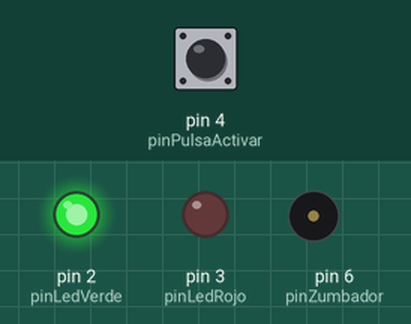
A sketch run on a simulated Arduino Uno, built with avr-gcc and run on an emulated ATmega328P. Shown: output pins drawn as LEDs (lit = HIGH), buzzer (waves = sounding, pin HIGH). Dashed ring = blinking. The inputs (shaded band) are chosen by the test bench; at power-on: pin 4 (pinPulsaActivar) HIGH.

Above: at 1.2 s.
1.3 s: pin 4 (pinPulsaActivar) pulled LOW for 0.15 s
At 2.8 s:
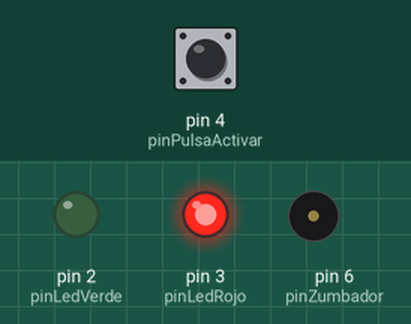
3.3 s: pin 4 (pinPulsaActivar) pulled LOW for 1 s
At 3.4 s:
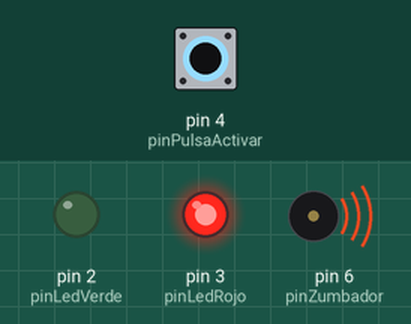
6.3 s: pin 4 (pinPulsaActivar) pulled LOW for 3.2 s
At 10.3 s:
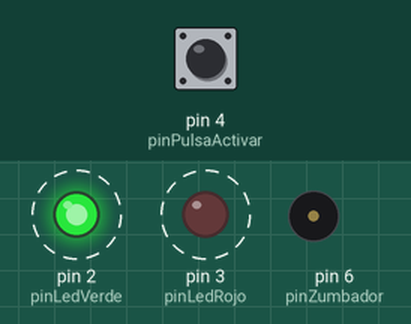
Timing chart, 0 to 11.8 s (numbered marks = the images above; inputs shaded):
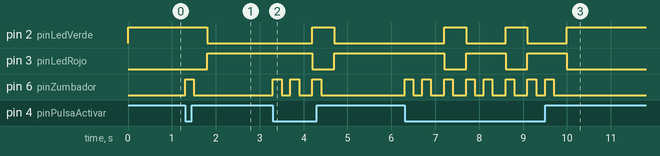

Measured:
- after the input at 1.3 s, pin 2 (pinLedVerde): HIGH → LOW after 0.50 s; pin 3 (pinLedRojo): LOW → HIGH after 0.50 s; pin 6 (pinZumbador): LOW → HIGH at once, → LOW 0.20 s later
- after the input at 3.3 s, pin 2 (pinLedVerde): LOW → HIGH after 0.90 s, → LOW 0.50 s later; pin 3 (pinLedRojo): HIGH → LOW after 0.90 s, → HIGH 0.50 s later; pin 6 (pinZumbador): goes HIGH 0.20 s, LOW 0.20 s, HIGH 0.20 s, LOW 0.30 s, HIGH 0.20 s, then LOW, starting at once
- after the input at 6.3 s, pin 2 (pinLedVerde): alternates HIGH for 0.50 s and LOW for 0.90 s, 5 changes in all, then stays HIGH, starting after 0.90 s; pin 3 (pinLedRojo): alternates HIGH for 0.90 s and LOW for 0.50 s, 5 changes in all, then stays LOW, starting after 0.90 s

The sketch:

Vesion_1.ino
```cpp
#define pinLedVerde 2
#define pinLedRojo 3
#define pinPulsaActivar 4
#define pinPulsaSensor 5
#define pinZumbador 6

int PulsaActivar = 0;
// 0-> Desac. 1-> Activada
int Estado = 0;

void setup() {
  pinMode(pinLedVerde, OUTPUT);
  pinMode(pinLedRojo, OUTPUT);
  pinMode(pinPulsaActivar, INPUT_PULLUP);
  pinMode(pinPulsaSensor, INPUT_PULLUP);
  pinMode(pinZumbador, OUTPUT);
}

void loop() {
  PulsaActivar = digitalRead(pinPulsaActivar);

  if (PulsaActivar == LOW) { // Si apreto pulsador para activar/desactivar
    if (Estado == 0) { // si la alarma esta desactivada
      Estado = 1; // activo la alarma

      digitalWrite(pinZumbador, HIGH);
      delay(200);
      digitalWrite(pinZumbador, LOW);
    }
    else { // si no está desactivada
      Estado = 0; // desactivo la alarma

      digitalWrite(pinZumbador, HIGH);
      delay(200);
      digitalWrite(pinZumbador, LOW);
      delay(200);
      digitalWrite(pinZumbador, HIGH);
      delay(200);
      digitalWrite(pinZumbador, LOW);
    }
    delay(300); // delay anti-rebote
  }

  switch (Estado) {
    case 0:
      digitalWrite(pinLedVerde, HIGH);
      digitalWrite(pinLedRojo, LOW);
      break;
    case 1:
      digitalWrite(pinLedVerde, LOW);
      digitalWrite(pinLedRojo, HIGH);
      break;
  }
}
```
